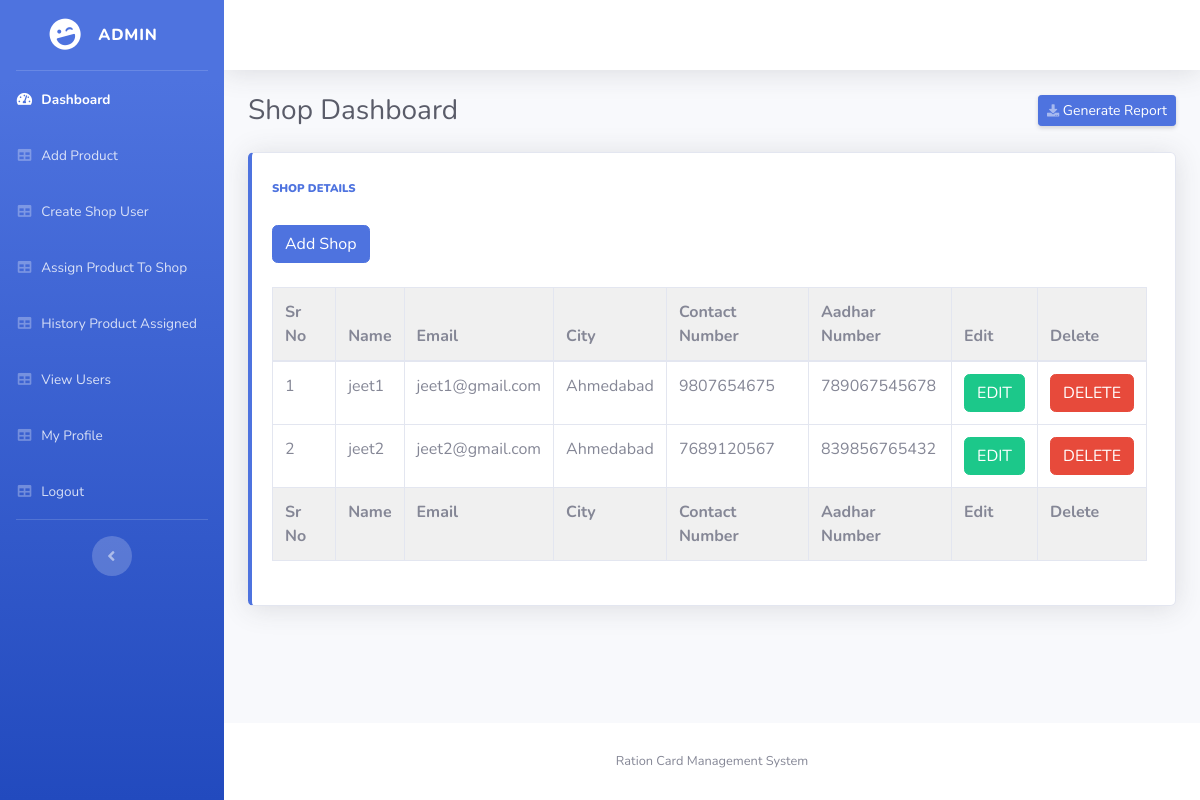
Page /create_shop_user.php on the committed database.
### tables this page shows
CREATE TABLE `shop_registeration` (
  `shop_id` int(11) NOT NULL,
  `s_name` varchar(255) NOT NULL,
  `s_email` varchar(255) NOT NULL,
  `s_password` varchar(255) NOT NULL,
  `s_mobile_no` bigint(20) NOT NULL,
  `city` varchar(255) NOT NULL,
  `address` text NOT NULL,
  `aadhar_number` bigint(20) NOT NULL
);

### create_shop_user.php (the view, shortened to what this page needs)
<?php include "user_includes/header.php" ;?>
        <div class="container-fluid">
          <div class="d-sm-flex align-items-center justify-content-between mb-4">
            <h1 class="h3 mb-0 text-gray-800">Shop Dashboard</h1>
            <a href="#" class="d-none d-sm-inline-block btn btn-sm btn-primary shadow-sm"><i class="fas fa-download fa-sm text-white-50"></i> Generate Report</a>
          </div>
          <div class="row">
            <div class="col-lg-12 mb-4">
              <div class="card border-left-primary shadow h-100 py-2">
                <div class="card-body">
                  <div class="row no-gutters align-items-center">
                    <div class="col mr-2">
                      <div class="text-xs font-weight-bold text-primary text-uppercase mb-1">
                      <b>
                      Shop Details
                      </b></div>
                      <br>
                      <button class="btn btn-primary" data-toggle="modal" data-target="#mymodal">
                          Add Shop
                      </button>
    <br>
            <br>
            <table  class="table table-bordered" id="dataTable" width="100%" cellspacing="0">
            <thead>
            <tr>
                        <th>
                            Sr No
                        </th>
                        <th>
                             Name
                        </th>
                        <th>
                            Email
                        </th>
                        <th>
                             City
                        </th>
                        <th>
                            Contact Number
                        </th>
                        <th>
                            Aadhar Number
                        </th>
                        <th>
                            Edit
                        </th>
                        <th>
                            Delete
                        </th>
                    </tr>
            </thead>
            <tfoot>
            <tr>
                        <th>
                            Sr No
                        </th>
                        <th>
                             Name
                        </th>
                        <th>
                            Email
                        </th>
                        <th>
                             City
                        </th>
                        <th>
                             Contact Number
                        </th>
                        <th>
                            Aadhar Number
                        </th>
                        <th>
                            Edit
                        </th>
                        <th>
                            Delete
                        </th>
                    </tr>
            </tfoot>
            <tbody>
                    <?php
                    $query  = "SELECT * FROM shop_registeration";
                    $result = mysqli_query($connection,$query);
                    if($result)
                    {
                        $i=1;
                        while($row=mysqli_fetch_assoc($result))
                        {
                            $id = $row['shop_id'];
                            $name=$row['s_name'];
                            $city=$row['city'];
                            $mobile=$row['s_mobile_no'];
                            $email=$row['s_email'];
                            $aadhar=$row['aadhar_number'];
                    ?>
                        <tr>
                            <td>
                            <?php echo $i  ?>
                            </td>
                            <td>
                                <?php echo $name  ?>
                            </td>
                            <td>
                                <?php echo $email  ?>
                            </td>
                            <td>
                                <?php echo $city  ?>
                            </td><td>
                                <?php echo $mobile  ?>
                            </td>
                            <td>
                                <?php echo $aadhar  ?>
                            </td>
                            <td>
<button type="button" class="btn btn-success" data-toggle="modal" data-target="#exampleModal<?php echo $id; ?> ">
  EDIT
</button>
                            </td>
      </div>
    </div>
  </div>
</div>
<td>
<button type="button" class="btn btn-danger" data-toggle="modal" data-target="#deleteModal<?php echo $id; ?> ">
DELETE
</button>
</div>
                    <?php
                        $i++;
                        }
                    }
            ?>
  <?php include "user_includes/footer.php" ;?>

### user_includes/header.php (style rules this page uses)
thead,tfoot { background-color:rgb(240, 240, 240); }

### rows in the picture
shop_registeration: s_name "jeet1", s_email "jeet1@gmail.com", city "Ahmedabad", s_mobile_no "9807654675", aadhar_number "789067545678"
shop_registeration: s_name "jeet2", s_email "jeet2@gmail.com", city "Ahmedabad", s_mobile_no "7689120567", aadhar_number "839856765432"
